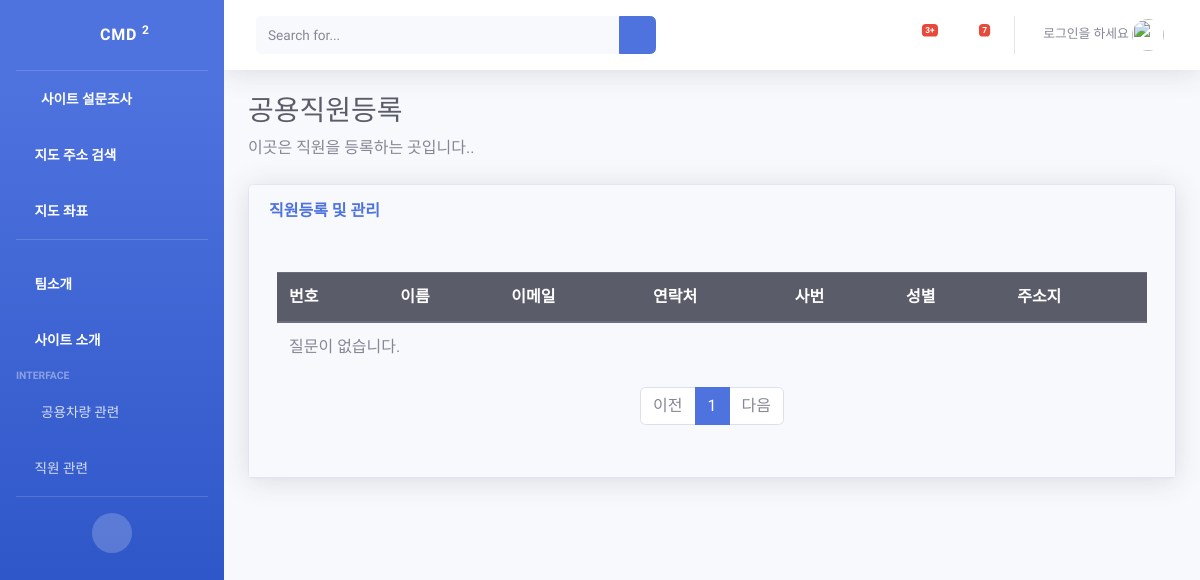
/pybo/apply/, run on an earlier commit of the app's database.
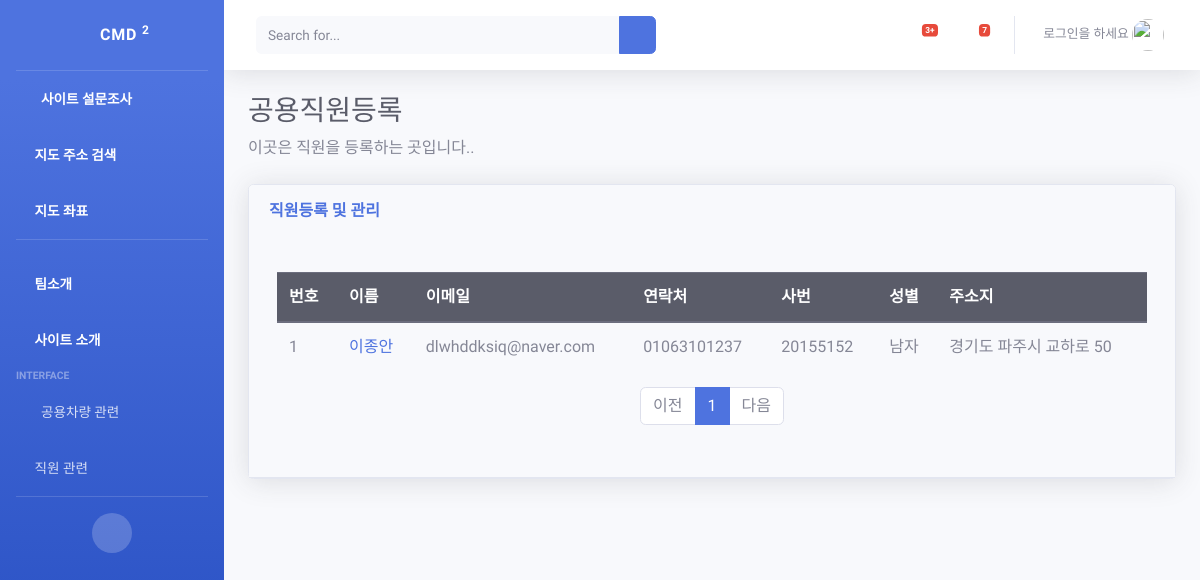
And on a later commit of the database.
### pybo/models.py (models this page shows)
class business_apply(models.Model):
    name = models.CharField(max_length=10)
    email = models.CharField(max_length=100)
    Phone = models.CharField(max_length=15)
    assign_num = models.IntegerField()
    Living = models.CharField(max_length=100)
    gender = models.CharField(max_length=5)
    author = models.ForeignKey(User, on_delete=models.CASCADE)
    create_date = models.DateTimeField()

### pybo/views_business.py (the view)
# urls.py: path('apply/', views_business.employee_apply, name='employee'),
def employee_apply(request):
    page = request.GET.get('page', '1')  # 페이지
    kw = request.GET.get('kw', '')  # 검색어
    business_list = business_apply.objects.order_by('-create_date')
    if kw:
        business_list = business_list.filter(
            Q(name__icontains=kw)   # 제목검색
        ).distinct()
    paginator = Paginator(business_list, 10)  # 페이지당 10개씩 보여주기
    page_obj = paginator.get_page(page)
    context = {'business_list': page_obj, 'page': page, 'kw': kw}
    return render(request,'pybo/apply_form.html',context)

### templates/pybo/apply_form.html (shortened to what this page needs)
{% extends 'base.html' %}
{% block content %}
    <h1 class="h3 mb-2 text-gray-800">공용직원등록</h1>
    <p class="mb-4">이곳은 직원을 등록하는 곳입니다..
    </p>
    <div class="card shadow mb-4">
    <div class="card-header py-3">
    <div class="row">
    <div class="col-sm-12 col-md-6">
        <h6 class="m-0 font-weight-bold text-primary">직원등록 및 관리</h6>
    </div>
    <div class="card-body">
    <div class="table-responsive">
    <table class="table table-bordered" id="dataTable" width="100%" cellspacing="0">
    <tbody>
    <div class="container my-3">
        <table class="table">
            <thead>
            <tr class="thead-dark">
                <th>번호</th>
                <th>이름</th>
                <th>이메일</th>
                <th>연락처</th>
                <th>사번</th>
                <th>성별</th>
                <th>주소지</th>
            </tr>
            </thead>
            <tbody>
            {% if business_list %}
                {% for business in business_list %}
                    <tr>
                        <td>{{ forloop.counter }}</td>
                        <td>
                            <a href="{% url 'pybo:employee_detail' business.id %}">{{ business.name }}</a>
                        </td>
                        <td>{{ business.email }}</td>
                        <td>{{ business.Phone }}</td>
                        <td>{{ business.assign_num }}</td>
                        <td>{{ business.gender }}</td>
                        <td>{{ business.Living }}</td>
                    </tr>
                {% endfor %}
            {% else %}
                <tr>
                    <td colspan="3">질문이 없습니다.</td>
                </tr>
            {% endif %}
            </tbody>
        </table>
    </div>
    <ul class="pagination justify-content-center">
        {% if business_list.has_previous %}
            <li class="page-item">
                <a class="page-link" href="?page={{ business_list.previous_page_number }}">이전</a>
            </li>
        {% else %}
            <li class="page-item disabled">
                <a class="page-link" tabindex="-1" aria-disabled="true" href="#">이전</a>
            </li>
        {% endif %}
        {% for page_number in business_list.paginator.page_range %}
            {% if page_number >= business_list.number|add:-5 and page_number <= business_list.number|add:5 %}
                {% if page_number == business_list.number %}
                    <li class="page-item active" aria-current="page">
                        <a class="page-link" href="?page={{ page_number }}">{{ page_number }}</a>
                    </li>
                {% else %}
                    <li class="page-item">
                        <a class="page-link" href="?page={{ page_number }}">{{ page_number }}</a>
                    </li>
                {% endif %}
            {% endif %}
        {% endfor %}
        {% if business_list.has_next %}
            <li class="page-item">
                <a class="page-link" href="?page={{ business_list.next_page_number }}">다음</a>
            </li>
        {% else %}
            <li class="page-item disabled">
                <a class="page-link" tabindex="-1" aria-disabled="true" href="#">다음</a>
            </li>
        {% endif %}
    </ul>
{% endblock %}

What changed in the data, as far as the page shows it:
added business_apply: name "이종안", email "dlwhddksiq@naver.com", Phone "01063101237", assign_num "20155152", gender "남자", Living "경기도 파주시 교하로 50"
Also different on the page:
text no longer shown: "질문이 없습니다."
